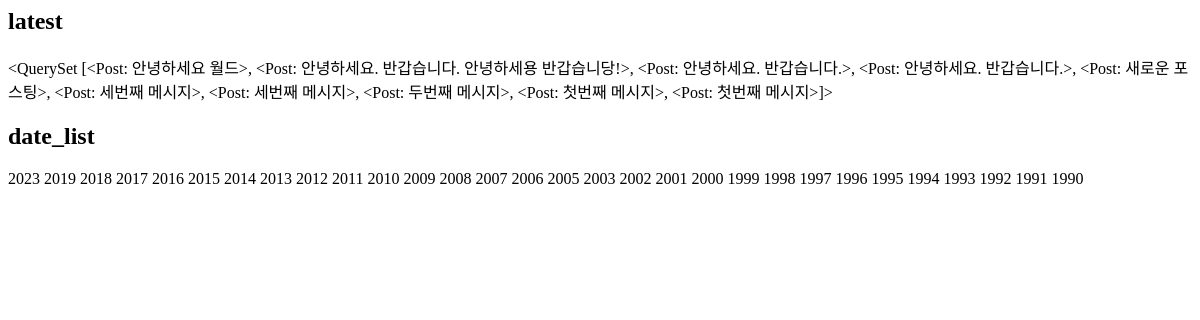
Before: /instagram/archive/ with the older database file.
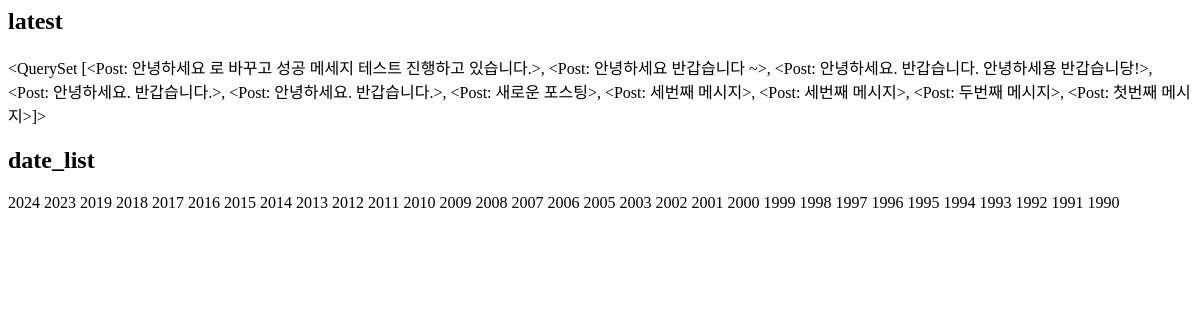
After: the same page with the newer database file.
### instagram/models.py (models this page shows, shortened)
class Post(models.Model):
    author = models.ForeignKey(settings.AUTH_USER_MODEL, on_delete = models.CASCADE)
    message = models.TextField(
        validators=[MinLengthValidator(10)]
        )
    photo = models.ImageField(blank=True, upload_to='instagram/post/%Y/%m/%d')
    tag_set = models.ManyToManyField('Tag', blank=True)
    is_public = models.BooleanField(default=False, verbose_name='공개여부')
    created_at = models.DateTimeField(auto_now_add=True)
    updated_at = models.DateTimeField(auto_now=True)
    def __str__(self):
        return self.message
    class Meta:
        ordering = ['-id']
    def message_length(self):
        return f'{len(self.message)} 글자'
    message_length.short_description = "메세지 글자수"

### instagram/templates/instagram/post_archive.html
<h2>latest</h2>
{{ latest }}
<h2>date_list</h2>
{% for date in date_list %}
    {{ date.year }}
{% endfor %}

Changed rows visible on the page:
removed Post: message.message "<QuerySet [<Post: 안녕하세요 월드>, <Post: 안녕하세요. 반갑습니다. 안녕하세용 반갑습니당!>, <Post: 안녕하세요. 반갑습니다.>, <Post: 안녕하세요. 반갑습니다.>, <Post: 새로운 포스팅>, <Post: 세번째 메시지>, <Post: 세번째 메시지>, <Post: 두번째 메시지>, <Post: 첫번째 메시지>, <Post: 첫번째 메시지>]>"
added Post: message.message "<QuerySet [<Post: 안녕하세요 로 바꾸고 성공 메세지 테스트 진행하고 있습니다.>, <Post: 안녕하세요 반갑습니다 ~>, <Post: 안녕하세요. 반갑습니다. 안녕하세용 반갑습니당!>, <Post: 안녕하세요. 반갑습니다.>, <Post: 안녕하세요. 반갑습니다.>, <Post: 새로운 포스팅>, <Post: 세번째 메시지>, <Post: 세번째 메시지>, <Post: 두번째 메시지>, <Post: 첫번째 메시지>]>"
Other visible differences:
new list line: "2024"
